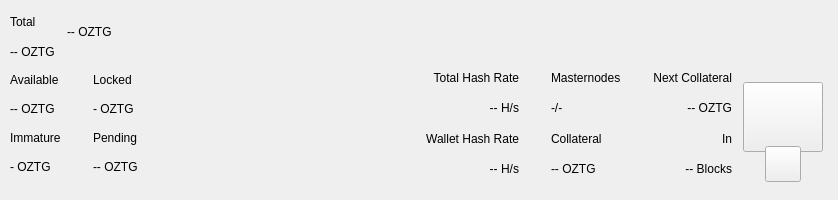
<?xml version="1.0" encoding="UTF-8"?>
<ui version="4.0">
 <class>TopBar</class>
 <widget class="QWidget" name="TopBar">
  <property name="geometry">
   <rect>
    <x>0</x>
    <y>0</y>
    <width>838</width>
    <height>200</height>
   </rect>
  </property>
  <property name="minimumSize">
   <size>
    <width>0</width>
    <height>200</height>
   </size>
  </property>
  <property name="maximumSize">
   <size>
    <width>16777215</width>
    <height>200</height>
   </size>
  </property>
  <property name="windowTitle">
   <string>Form</string>
  </property>
  <layout class="QVBoxLayout" name="verticalLayout_10" stretch="0">
   <property name="spacing">
    <number>0</number>
   </property>
   <property name="leftMargin">
    <number>0</number>
   </property>
   <property name="topMargin">
    <number>0</number>
   </property>
   <property name="rightMargin">
    <number>0</number>
   </property>
   <property name="bottomMargin">
    <number>0</number>
   </property>
   <item>
    <widget class="PFBorderImage" name="containerTop">
     <layout class="QVBoxLayout" name="verticalLayout_11">
      <property name="spacing">
       <number>0</number>
      </property>
      <property name="leftMargin">
       <number>0</number>
      </property>
      <property name="topMargin">
       <number>0</number>
      </property>
      <property name="rightMargin">
       <number>0</number>
      </property>
      <property name="bottomMargin">
       <number>0</number>
      </property>
      <item>
       <widget class="QWidget" name="top_container_2" native="true">
        <property name="minimumSize">
         <size>
          <width>0</width>
          <height>65</height>
         </size>
        </property>
        <layout class="QHBoxLayout" name="top_container">
         <property name="spacing">
          <number>0</number>
         </property>
         <property name="leftMargin">
          <number>10</number>
         </property>
         <property name="topMargin">
          <number>0</number>
         </property>
         <property name="rightMargin">
          <number>10</number>
         </property>
         <property name="bottomMargin">
          <number>0</number>
         </property>
         <item>
          <layout class="QHBoxLayout" name="horizontalLayout_4">
           <property name="spacing">
            <number>12</number>
           </property>
           <property name="rightMargin">
            <number>0</number>
           </property>
           <item>
            <widget class="QWidget" name="widgetAmount" native="true">
             <layout class="QVBoxLayout" name="verticalLayout_2">
              <property name="spacing">
               <number>2</number>
              </property>
              <property name="leftMargin">
               <number>0</number>
              </property>
              <property name="topMargin">
               <number>8</number>
              </property>
              <property name="rightMargin">
               <number>0</number>
              </property>
              <property name="bottomMargin">
               <number>0</number>
              </property>
              <item>
               <widget class="QLabel" name="labelTitle1">
                <property name="text">
                 <string>Total</string>
                </property>
               </widget>
              </item>
              <item>
               <widget class="PrivateQLabel" name="labelAmountPiv">
                <property name="text">
                 <string notr="true">-- OZTG</string>
                </property>
               </widget>
              </item>
             </layout>
            </widget>
           </item>
           <item alignment="Qt::AlignVCenter">
            <widget class="QWidget" name="widgetTopAmount" native="true">
             <property name="sizePolicy">
              <sizepolicy hsizetype="Preferred" vsizetype="Maximum">
               <horstretch>0</horstretch>
               <verstretch>0</verstretch>
              </sizepolicy>
             </property>
             <layout class="QHBoxLayout" name="horizontalLayout_5">
              <property name="spacing">
               <number>0</number>
              </property>
              <property name="leftMargin">
               <number>0</number>
              </property>
              <property name="topMargin">
               <number>0</number>
              </property>
              <property name="rightMargin">
               <number>0</number>
              </property>
              <property name="bottomMargin">
               <number>0</number>
              </property>
              <item alignment="Qt::AlignTop">
               <widget class="PrivateQLabel" name="labelAmountTopPiv">
                <property name="minimumSize">
                 <size>
                  <width>0</width>
                  <height>36</height>
                 </size>
                </property>
                <property name="styleSheet">
                 <string notr="true">padding:0px;margin:0px;</string>
                </property>
                <property name="text">
                 <string notr="true">-- OZTG</string>
                </property>
               </widget>
              </item>
             </layout>
            </widget>
           </item>
           <item>
            <spacer name="horizontalSpacer">
             <property name="orientation">
              <enum>Qt::Horizontal</enum>
             </property>
             <property name="sizeHint" stdset="0">
              <size>
               <width>40</width>
               <height>20</height>
              </size>
             </property>
            </spacer>
           </item>
           <item alignment="Qt::AlignRight">
            <widget class="QWidget" name="layoutSync" native="true">
             <property name="minimumSize">
              <size>
               <width>0</width>
               <height>36</height>
              </size>
             </property>
             <property name="maximumSize">
              <size>
               <width>16777215</width>
               <height>36</height>
              </size>
             </property>
             <layout class="QVBoxLayout" name="verticalLayout_9">
              <property name="leftMargin">
               <number>0</number>
              </property>
              <property name="topMargin">
               <number>0</number>
              </property>
              <property name="rightMargin">
               <number>0</number>
              </property>
              <property name="bottomMargin">
               <number>0</number>
              </property>
              <item>
               <widget class="ExpandableButton" name="pushButtonSync" native="true">
                <property name="minimumSize">
                 <size>
                  <width>36</width>
                  <height>36</height>
                 </size>
                </property>
                <property name="maximumSize">
                 <size>
                  <width>16777215</width>
                  <height>36</height>
                 </size>
                </property>
               </widget>
              </item>
             </layout>
            </widget>
           </item>
           <item>
            <widget class="ExpandableButton" name="pushButtonHDUpgrade" native="true">
             <property name="minimumSize">
              <size>
               <width>36</width>
               <height>36</height>
              </size>
             </property>
             <property name="maximumSize">
              <size>
               <width>16777215</width>
               <height>36</height>
              </size>
             </property>
            </widget>
           </item>
           <item>
            <widget class="ExpandableButton" name="pushButtonStack" native="true">
             <property name="minimumSize">
              <size>
               <width>36</width>
               <height>36</height>
              </size>
             </property>
             <property name="maximumSize">
              <size>
               <width>16777215</width>
               <height>36</height>
              </size>
             </property>
            </widget>
           </item>
           <item>
            <widget class="ExpandableButton" name="pushButtonConf" native="true">
             <property name="minimumSize">
              <size>
               <width>36</width>
               <height>36</height>
              </size>
             </property>
             <property name="maximumSize">
              <size>
               <width>16777215</width>
               <height>36</height>
              </size>
             </property>
            </widget>
           </item>
           <item>
            <widget class="ExpandableButton" name="pushButtonMasternodes" native="true">
             <property name="minimumSize">
              <size>
               <width>36</width>
               <height>36</height>
              </size>
             </property>
             <property name="maximumSize">
              <size>
               <width>16777215</width>
               <height>36</height>
              </size>
             </property>
            </widget>
           </item>
           <item>
            <widget class="ExpandableButton" name="pushButtonConsole" native="true">
             <property name="minimumSize">
              <size>
               <width>36</width>
               <height>36</height>
              </size>
             </property>
             <property name="maximumSize">
              <size>
               <width>16777215</width>
               <height>36</height>
              </size>
             </property>
            </widget>
           </item>
           <item>
            <widget class="ExpandableButton" name="pushButtonConnection" native="true">
             <property name="minimumSize">
              <size>
               <width>36</width>
               <height>36</height>
              </size>
             </property>
             <property name="maximumSize">
              <size>
               <width>16777215</width>
               <height>36</height>
              </size>
             </property>
            </widget>
           </item>
           <item>
            <widget class="ExpandableButton" name="pushButtonTor" native="true">
             <property name="minimumSize">
              <size>
               <width>36</width>
               <height>36</height>
              </size>
             </property>
             <property name="maximumSize">
              <size>
               <width>16777215</width>
               <height>36</height>
              </size>
             </property>
            </widget>
           </item>
           <item>
            <widget class="ExpandableButton" name="pushButtonLock" native="true">
             <property name="sizePolicy">
              <sizepolicy hsizetype="Expanding" vsizetype="Expanding">
               <horstretch>0</horstretch>
               <verstretch>0</verstretch>
              </sizepolicy>
             </property>
             <property name="minimumSize">
              <size>
               <width>36</width>
               <height>0</height>
              </size>
             </property>
             <property name="maximumSize">
              <size>
               <width>16777215</width>
               <height>36</height>
              </size>
             </property>
            </widget>
           </item>
           <item>
            <widget class="ExpandableButton" name="pushButtonTheme" native="true">
             <property name="minimumSize">
              <size>
               <width>36</width>
               <height>36</height>
              </size>
             </property>
             <property name="maximumSize">
              <size>
               <width>16777215</width>
               <height>36</height>
              </size>
             </property>
            </widget>
           </item>
           <item>
            <widget class="ExpandableButton" name="pushButtonFAQ" native="true">
             <property name="minimumSize">
              <size>
               <width>36</width>
               <height>36</height>
              </size>
             </property>
             <property name="maximumSize">
              <size>
               <width>16777215</width>
               <height>36</height>
              </size>
             </property>
            </widget>
           </item>
           <item>
            <widget class="ExpandableButton" name="pushButtonPrivacy" native="true">
             <property name="minimumSize">
              <size>
               <width>36</width>
               <height>36</height>
              </size>
             </property>
             <property name="maximumSize">
              <size>
               <width>16777215</width>
               <height>36</height>
              </size>
             </property>
            </widget>
           </item>
          </layout>
         </item>
        </layout>
       </widget>
      </item>
      <item>
       <widget class="QWidget" name="bottom_container" native="true">
        <property name="minimumSize">
         <size>
          <width>0</width>
          <height>135</height>
         </size>
        </property>
        <layout class="QHBoxLayout" name="botton_container">
         <property name="leftMargin">
          <number>10</number>
         </property>
         <property name="topMargin">
          <number>0</number>
         </property>
         <property name="rightMargin">
          <number>10</number>
         </property>
         <property name="bottomMargin">
          <number>10</number>
         </property>
         <item>
          <layout class="QHBoxLayout" name="horizontalLayout_3">
           <property name="spacing">
            <number>0</number>
           </property>
           <property name="bottomMargin">
            <number>9</number>
           </property>
           <item>
            <layout class="QVBoxLayout" name="verticalLayout_7">
             <property name="spacing">
              <number>0</number>
             </property>
             <property name="leftMargin">
              <number>0</number>
             </property>
             <property name="rightMargin">
              <number>0</number>
             </property>
             <item>
              <layout class="QHBoxLayout" name="horizontalLayout_2">
               <property name="spacing">
                <number>0</number>
               </property>
               <item>
                <layout class="QVBoxLayout" name="verticalLayout_6">
                 <item>
                  <widget class="QLabel" name="labelTitle5">
                   <property name="text">
                    <string>Available</string>
                   </property>
                  </widget>
                 </item>
                 <item>
                  <widget class="PrivateQLabel" name="labelAvailablePiv">
                   <property name="text">
                    <string>-- OZTG</string>
                   </property>
                  </widget>
                 </item>
                 <item>
                  <widget class="QLabel" name="labelTitle4">
                   <property name="text">
                    <string>Immature</string>
                   </property>
                  </widget>
                 </item>
                 <item>
                  <widget class="PrivateQLabel" name="labelImmaturePiv">
                   <property name="text">
                    <string notr="true">- OZTG</string>
                   </property>
                  </widget>
                 </item>
                </layout>
               </item>
               <item>
                <layout class="QVBoxLayout" name="verticalLayout_8">
                 <property name="leftMargin">
                  <number>32</number>
                 </property>
                 <item>
                  <widget class="QLabel" name="labelTitle6">
                   <property name="text">
                    <string>Locked</string>
                   </property>
                  </widget>
                 </item>
                 <item>
                  <widget class="PrivateQLabel" name="labelLockedPiv">
                   <property name="text">
                    <string>- OZTG</string>
                   </property>
                  </widget>
                 </item>
                 <item>
                  <widget class="QLabel" name="labelTitle3">
                   <property name="text">
                    <string>Pending</string>
                   </property>
                  </widget>
                 </item>
                 <item>
                  <widget class="PrivateQLabel" name="labelPendingPiv">
                   <property name="text">
                    <string notr="true">-- OZTG</string>
                   </property>
                  </widget>
                 </item>
                </layout>
               </item>
              </layout>
             </item>
            </layout>
           </item>
          </layout>
         </item>
         <item>
          <spacer name="horizontalSpacer_2">
           <property name="orientation">
            <enum>Qt::Horizontal</enum>
           </property>
           <property name="sizeHint" stdset="0">
            <size>
             <width>40</width>
             <height>20</height>
            </size>
           </property>
          </spacer>
         </item>
         <item>
          <layout class="QHBoxLayout" name="horizontalLayout_6">
           <property name="spacing">
            <number>0</number>
           </property>
           <property name="rightMargin">
            <number>0</number>
           </property>
           <property name="bottomMargin">
            <number>9</number>
           </property>
           <item>
            <widget class="QWidget" name="widgetStaking" native="true">
             <layout class="QVBoxLayout" name="verticalLayout_12">
              <property name="leftMargin">
               <number>32</number>
              </property>
              <property name="topMargin">
               <number>0</number>
              </property>
              <property name="rightMargin">
               <number>0</number>
              </property>
              <property name="bottomMargin">
               <number>0</number>
              </property>
              <item>
               <widget class="QLabel" name="labelNetworkHashRateTitle">
                <property name="text">
                 <string>Total Hash Rate</string>
                </property>
                <property name="textFormat">
                 <enum>Qt::AutoText</enum>
                </property>
                <property name="alignment">
                 <set>Qt::AlignRight|Qt::AlignTrailing|Qt::AlignVCenter</set>
                </property>
               </widget>
              </item>
              <item>
               <widget class="QLabel" name="labelNetworkHashRateValue">
                <property name="layoutDirection">
                 <enum>Qt::LeftToRight</enum>
                </property>
                <property name="text">
                 <string>-- H/s</string>
                </property>
                <property name="textFormat">
                 <enum>Qt::AutoText</enum>
                </property>
                <property name="alignment">
                 <set>Qt::AlignRight|Qt::AlignTrailing|Qt::AlignVCenter</set>
                </property>
               </widget>
              </item>
              <item>
               <widget class="QLabel" name="labelWalletHashRateTitle">
                <property name="text">
                 <string>Wallet Hash Rate</string>
                </property>
                <property name="textFormat">
                 <enum>Qt::AutoText</enum>
                </property>
                <property name="alignment">
                 <set>Qt::AlignRight|Qt::AlignTrailing|Qt::AlignVCenter</set>
                </property>
               </widget>
              </item>
              <item>
               <widget class="PrivateQLabel" name="labelWalletHashRateValue">
                <property name="text">
                 <string notr="true">-- H/s</string>
                </property>
                <property name="textFormat">
                 <enum>Qt::AutoText</enum>
                </property>
                <property name="alignment">
                 <set>Qt::AlignRight|Qt::AlignTrailing|Qt::AlignVCenter</set>
                </property>
               </widget>
              </item>
             </layout>
            </widget>
           </item>
           <item>
            <widget class="QWidget" name="widgetMasternodes" native="true">
             <layout class="QVBoxLayout">
              <property name="leftMargin">
               <number>32</number>
              </property>
              <property name="topMargin">
               <number>0</number>
              </property>
              <property name="rightMargin">
               <number>0</number>
              </property>
              <property name="bottomMargin">
               <number>0</number>
              </property>
              <item>
               <widget class="QLabel" name="labelMasternodesTitle">
                <property name="text">
                 <string>Masternodes</string>
                </property>
               </widget>
              </item>
              <item>
               <widget class="PrivateQLabel" name="labelMasternodeCount">
                <property name="text">
                 <string>-/-</string>
                </property>
               </widget>
              </item>
              <item>
               <widget class="QLabel" name="labelCollateralTitle">
                <property name="text">
                 <string>Collateral</string>
                </property>
               </widget>
              </item>
              <item>
               <widget class="QLabel" name="labelCollateralValue">
                <property name="text">
                 <string notr="true">-- OZTG</string>
                </property>
               </widget>
              </item>
             </layout>
            </widget>
           </item>
           <item>
            <widget class="QWidget" name="widgetNextCollateral" native="true">
             <layout class="QVBoxLayout" name="verticalLayout_12">
              <property name="leftMargin">
               <number>32</number>
              </property>
              <property name="topMargin">
               <number>0</number>
              </property>
              <property name="rightMargin">
               <number>0</number>
              </property>
              <property name="bottomMargin">
               <number>0</number>
              </property>
              <item>
               <widget class="QLabel" name="labelNextMasternodesTitle">
                <property name="text">
                 <string>Next Collateral</string>
                </property>
                <property name="textFormat">
                 <enum>Qt::AutoText</enum>
                </property>
                <property name="alignment">
                 <set>Qt::AlignRight|Qt::AlignTrailing|Qt::AlignVCenter</set>
                </property>
               </widget>
              </item>
              <item>
               <widget class="QLabel" name="labelNextCollateralValue">
                <property name="text">
                 <string>-- OZTG</string>
                </property>
                <property name="textFormat">
                 <enum>Qt::AutoText</enum>
                </property>
                <property name="alignment">
                 <set>Qt::AlignRight|Qt::AlignTrailing|Qt::AlignVCenter</set>
                </property>
               </widget>
              </item>
              <item>
               <widget class="QLabel" name="labelRemainingBlocks">
                <property name="text">
                 <string>In</string>
                </property>
                <property name="textFormat">
                 <enum>Qt::AutoText</enum>
                </property>
                <property name="alignment">
                 <set>Qt::AlignRight|Qt::AlignTrailing|Qt::AlignVCenter</set>
                </property>
               </widget>
              </item>
              <item>
               <widget class="QLabel" name="labelNextCollateralBlocks">
                <property name="text">
                 <string notr="true">-- Blocks</string>
                </property>
                <property name="textFormat">
                 <enum>Qt::AutoText</enum>
                </property>
                <property name="alignment">
                 <set>Qt::AlignRight|Qt::AlignTrailing|Qt::AlignVCenter</set>
                </property>
               </widget>
              </item>
             </layout>
            </widget>
           </item>
          </layout>
         </item>
         <item>
          <widget class="QWidget" name="qrContainer" native="true">
           <property name="sizePolicy">
            <sizepolicy hsizetype="Preferred" vsizetype="Minimum">
             <horstretch>0</horstretch>
             <verstretch>0</verstretch>
            </sizepolicy>
           </property>
           <property name="minimumSize">
            <size>
             <width>90</width>
             <height>110</height>
            </size>
           </property>
           <property name="maximumSize">
            <size>
             <width>90</width>
             <height>110</height>
            </size>
           </property>
           <layout class="QVBoxLayout" name="containerQR">
            <property name="spacing">
             <number>0</number>
            </property>
            <property name="leftMargin">
             <number>5</number>
            </property>
            <property name="topMargin">
             <number>10</number>
            </property>
            <property name="rightMargin">
             <number>5</number>
            </property>
            <property name="bottomMargin">
             <number>0</number>
            </property>
            <item>
             <widget class="QPushButton" name="btnQr">
              <property name="minimumSize">
               <size>
                <width>70</width>
                <height>70</height>
               </size>
              </property>
              <property name="maximumSize">
               <size>
                <width>16777215</width>
                <height>70</height>
               </size>
              </property>
              <property name="focusPolicy">
               <enum>Qt::NoFocus</enum>
              </property>
              <property name="text">
               <string/>
              </property>
              <property name="iconSize">
               <size>
                <width>70</width>
                <height>70</height>
               </size>
              </property>
             </widget>
            </item>
            <item>
             <spacer name="verticalSpacer">
              <property name="orientation">
               <enum>Qt::Vertical</enum>
              </property>
              <property name="sizeType">
               <enum>QSizePolicy::Fixed</enum>
              </property>
              <property name="sizeHint" stdset="0">
               <size>
                <width>20</width>
                <height>20</height>
               </size>
              </property>
             </spacer>
            </item>
            <item alignment="Qt::AlignHCenter|Qt::AlignBottom">
             <widget class="QPushButton" name="pushButtonQR">
              <property name="minimumSize">
               <size>
                <width>36</width>
                <height>36</height>
               </size>
              </property>
              <property name="maximumSize">
               <size>
                <width>36</width>
                <height>36</height>
               </size>
              </property>
              <property name="focusPolicy">
               <enum>Qt::NoFocus</enum>
              </property>
              <property name="text">
               <string/>
              </property>
             </widget>
            </item>
           </layout>
          </widget>
         </item>
        </layout>
       </widget>
      </item>
     </layout>
    </widget>
   </item>
  </layout>
 </widget>
 <customwidgets>
  <customwidget>
   <class>ExpandableButton</class>
   <extends>QWidget</extends>
   <header>qt/pivx/expandablebutton.h</header>
   <container>1</container>
  </customwidget>
  <customwidget>
   <class>PFBorderImage</class>
   <extends>QFrame</extends>
   <header>qt/pivx/pfborderimage.h</header>
   <container>1</container>
  </customwidget>
  <customwidget>
   <class>PrivateQLabel</class>
   <extends>QLabel</extends>
   <header>qt/pivx/privatelabel.h</header>
   <container>0</container>
  </customwidget>
 </customwidgets>
 <resources/>
 <connections/>
</ui>
